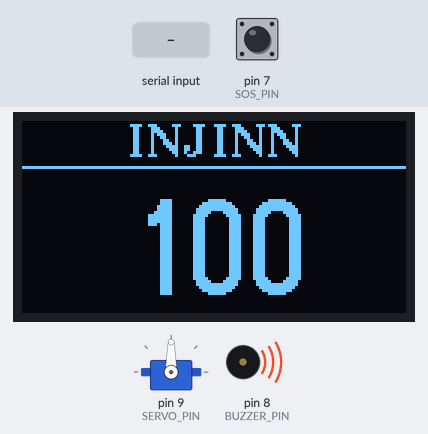
Recording of a sketch running on a simulated Arduino Uno, built with avr-gcc and run on an emulated ATmega328P. On the bench: servo, 128×64 one-colour display, buzzer (waves = sounding, pin HIGH). The test bench sets the inputs (shaded band); at power-on: pin 7 (SOS_PIN) HIGH.

Above: at 3.3 s.
3.4 s: "30,150\n" received over Serial
At 4.6 s:
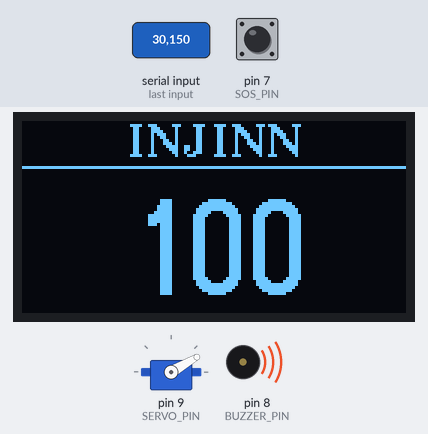
4.9 s: "999\n" received over Serial
At 5.07 s:
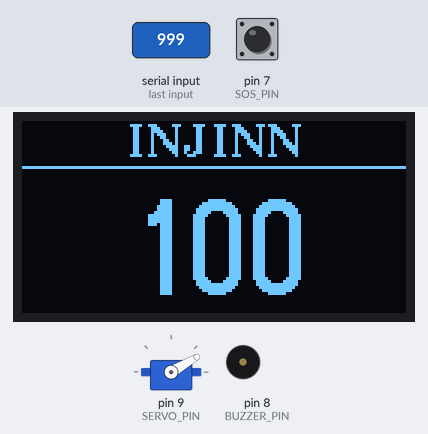
6.7 s: "5\n" received over Serial
At 7.9 s:
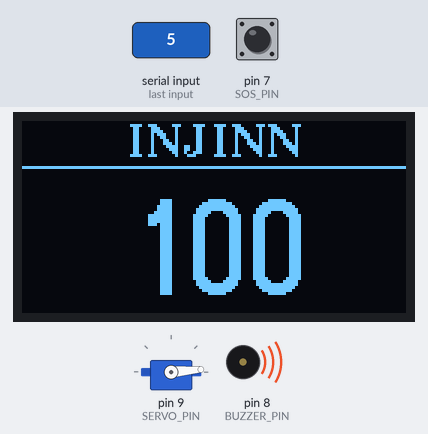
8.2 s: "881\n" received over Serial
At 8.35 s:
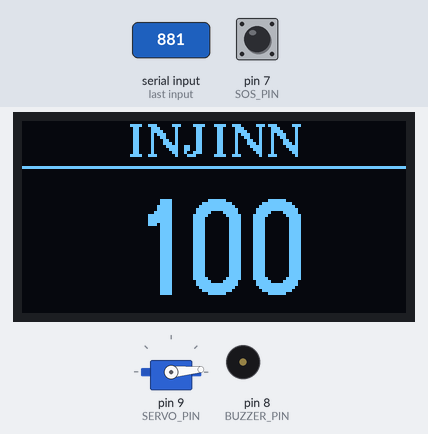
11.5 s: "90,45\n" received over Serial
At 12.6 s:
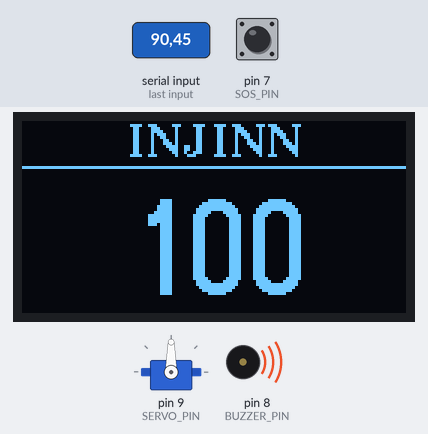
Timing chart, 0 to 14.0 s (numbered marks = the images above; inputs shaded):
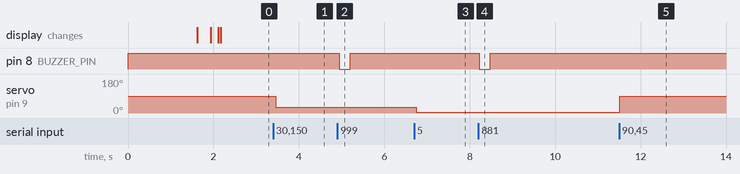

The sketch:

injinn_firmware.ino
```cpp
/*
 * INJINN peripheral controller (Arduino Uno)
 *
 * Receives commands from the Raspberry Pi over USB serial and drives the
 * camera tilt servo, alert buzzer and OLED score display. Reports SOS button
 * presses back to the Pi.
 *
 * Wiring
 *   D9        servo signal
 *   D8        buzzer (active-low: LOW = sound)
 *   D7        SOS push button to GND (internal pull-up)
 *   A4 / A5   OLED SDA / SCL (1.3" SH1106, I2C)
 *
 * Serial protocol, 9600 baud, one integer per line
 *   1..180      set servo angle (degrees)
 *   881/882/883 alert beep (microsleep / distraction / yawn)
 *   999         owner ping beep
 *   1000+N      display score N
 *   -> Pi: "SOS_TRIGGERED" on button press
 *
 * Library: U8g2 (Arduino Library Manager)
 */

#include <U8g2lib.h>
#include <Wire.h>
#include <Servo.h>

U8G2_SH1106_128X64_NONAME_F_HW_I2C u8g2(U8G2_R0, /* reset=*/ U8X8_PIN_NONE);
Servo tiltServo;

const int SERVO_PIN = 9;
const int BUZZER_PIN = 8;
const int SOS_PIN = 7;

const unsigned long BEEP_MS = 200;
const unsigned long DEBOUNCE_MS = 50;
const unsigned long DISPLAY_PERIOD_MS = 50;   // 20 fps

int currentScore = 100;
bool lastButtonState = HIGH;
unsigned long lastButtonChange = 0;
unsigned long beepEndTime = 0;
unsigned long lastDisplayUpdate = 0;

void startBeep() {
  digitalWrite(BUZZER_PIN, LOW);
  beepEndTime = millis() + BEEP_MS;
}

void drawCentered(const char *text, int y) {
  u8g2.drawStr((128 - u8g2.getStrWidth(text)) / 2, y, text);
}

void setup() {
  Serial.begin(9600);
  Serial.setTimeout(10);   // short timeout so readStringUntil never stalls the loop

  tiltServo.attach(SERVO_PIN);
  tiltServo.write(90);

  pinMode(BUZZER_PIN, OUTPUT);
  digitalWrite(BUZZER_PIN, HIGH);
  pinMode(SOS_PIN, INPUT_PULLUP);

  // Start-up animation: large logo slides up into the header position
  u8g2.begin();
  u8g2.clearBuffer();
  u8g2.setFont(u8g2_font_logisoso24_tr);
  drawCentered("INJINN", 45);
  u8g2.sendBuffer();
  delay(1500);
  u8g2.setFont(u8g2_font_ncenB10_tr);
  for (int y = 45; y >= 12; y -= 3) {
    u8g2.clearBuffer();
    drawCentered("INJINN", y);
    u8g2.sendBuffer();
  }
}

void loop() {
  unsigned long now = millis();

  // 1. SOS button: report each press once (falling edge, debounced)
  bool buttonState = digitalRead(SOS_PIN);
  if (buttonState != lastButtonState && now - lastButtonChange > DEBOUNCE_MS) {
    if (buttonState == LOW) Serial.println("SOS_TRIGGERED");
    lastButtonState = buttonState;
    lastButtonChange = now;
  }

  // 2. Commands from the Pi
  while (Serial.available() > 0) {
    int val = Serial.readStringUntil('\n').toInt();
    if (val >= 1000) {
      currentScore = val - 1000;
    } else if (val == 999 || val == 881 || val == 882 || val == 883) {
      startBeep();
    } else if (val >= 1 && val <= 180) {
      tiltServo.write(val);
    }
  }

  // 3. End the beep without blocking the loop
  if (beepEndTime != 0 && now >= beepEndTime) {
    digitalWrite(BUZZER_PIN, HIGH);
    beepEndTime = 0;
  }

  // 4. OLED: header + live score
  if (now - lastDisplayUpdate > DISPLAY_PERIOD_MS) {
    u8g2.clearBuffer();
    u8g2.setFont(u8g2_font_ncenB10_tr);
    drawCentered("INJINN", 12);
    u8g2.drawLine(0, 15, 128, 15);
    u8g2.setFont(u8g2_font_logisoso32_tr);
    char scoreStr[6];
    itoa(currentScore, scoreStr, 10);
    drawCentered(scoreStr, 58);
    u8g2.sendBuffer();
    lastDisplayUpdate = now;
  }
}
```

Measured:
- after the input at 3.4 s, servo on pin 9 (SERVO_PIN): 90° → 30° after 0.06 s
- after the input at 4.9 s, pin 8 (BUZZER_PIN): HIGH → LOW after 0.05 s, → HIGH 0.26 s later
- after the input at 6.7 s, servo on pin 9 (SERVO_PIN): 30° → 5° after 0.05 s
- after the input at 8.2 s, pin 8 (BUZZER_PIN): HIGH → LOW at once, → HIGH 0.26 s later
- after the input at 11.5 s, servo on pin 9 (SERVO_PIN): 5° → 90° at once
